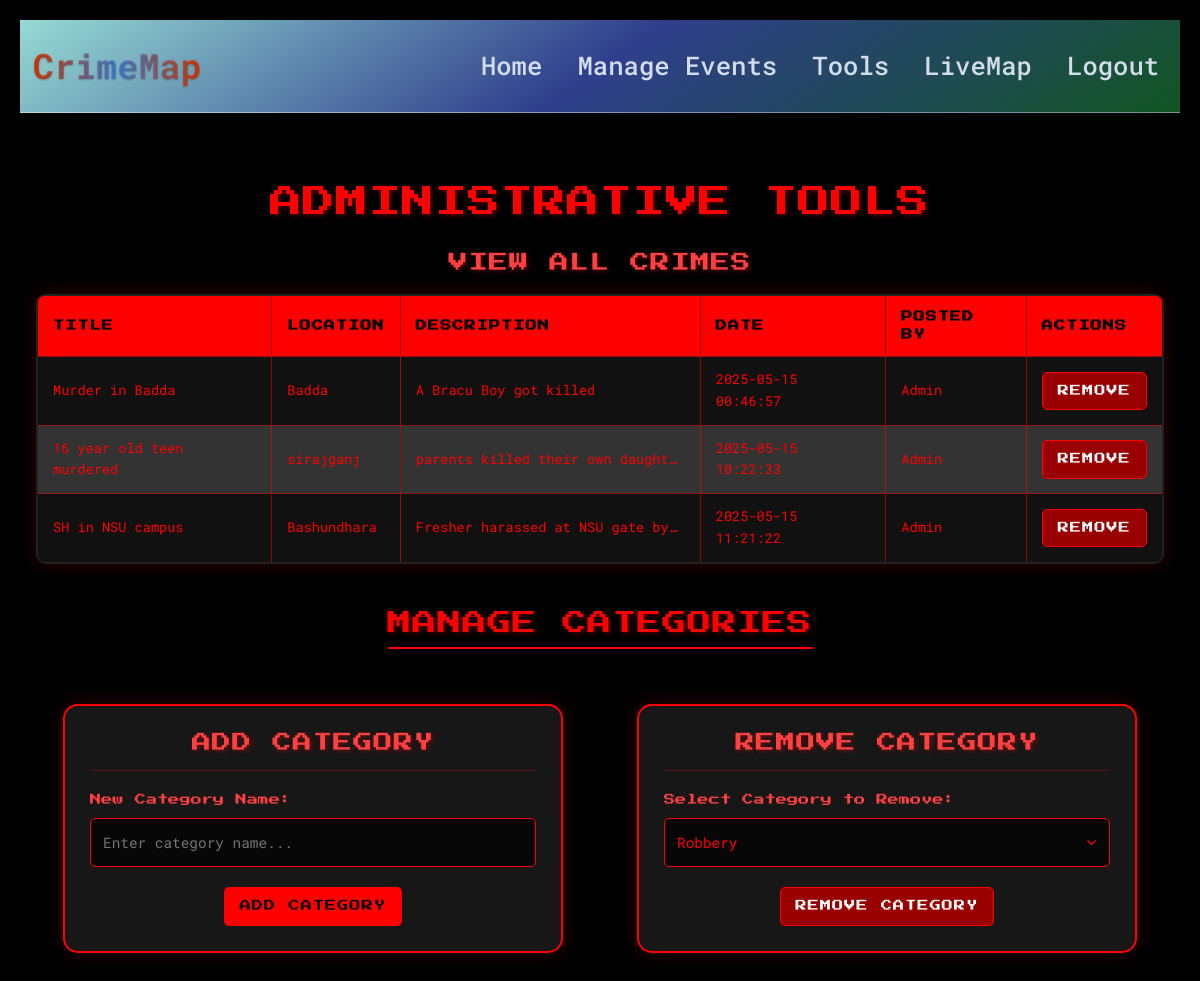
Screenshot of /admin-tools (signed in) with the database file from the repository.
### website/models.py (models this page shows)
class Crime(db.Model):
    __tablename__ = 'crime'
    __table_args__ = {'extend_existing': True}
    id = db.Column(db.Integer, primary_key=True)
    title = db.Column(db.String(100))
    location = db.Column(db.String(100))
    data = db.Column(db.String(10000))
    date = db.Column(db.DateTime(timezone=True), default=func.now())
    user_id = db.Column(db.Integer, db.ForeignKey('user.id'))

class User(db.Model, UserMixin):
    id = db.Column(db.Integer, primary_key=True)
    email = db.Column(db.String(150), unique=True)
    password = db.Column(db.String(150))
    first_name = db.Column(db.String(150))
    crimes = db.relationship('Crime', backref='user', lazy=True)

### website/views.py (the view, shortened to what this page needs)
@views.route('/admin-tools', methods=['GET', 'POST'])
@login_required
def admin_tools():
    if current_user.id != 1:
        flash('Access denied!', category='error')
        return redirect(url_for('views.home'))
    crimes = Crime.query.all()
    for crime in crimes:
        crime.user = User.query.get(crime.user_id)
    categories = Category.query.all()
    return render_template('admin_tools.html', user=current_user, crimes=crimes, categories=categories)

### website/__init__.py (called while the page is built)
def create_app():
    app = Flask(__name__)
    app.config['SECRET_KEY'] = 'hjshjhdjah kjshkjdhjs'
    app.config['SQLALCHEMY_DATABASE_URI'] = f'sqlite:///{DB_NAME}'
    db.init_app(app)
    from .views import views
    from .auth import auth
    from .feedbacks import feedbacks
    app.register_blueprint(views, url_prefix='/')
    app.register_blueprint(auth, url_prefix='/')
    app.register_blueprint(feedbacks, url_prefix='/')
    from .models import User
    with app.app_context():
        db.create_all()
    login_manager = LoginManager()
    login_manager.login_view = 'auth.login'
    login_manager.init_app(app)
    @login_manager.user_loader
    def load_user(id):
        return User.query.get(int(id))
    return app

### website/views.py (called while the page is built)
@views.context_processor
def inject_upcoming_events():
    upcoming_events = Event.query.filter(Event.date > datetime.now()).count()
    return {'upcoming_events': upcoming_events}

### website/templates/admin_tools.html (shortened to what this page needs)
{% extends "base.html" %}
{% block content %}
<!DOCTYPE html>
<html lang="en">
<head>
</head>
<body>
<h1>Administrative Tools</h1>
<h3>View All Crimes</h3>
<div class="table-container">
    <table>
        <thead>
            <tr>
                <th>Title</th>
                <th>Location</th>
                <th>Description</th>
                <th>Date</th>
                <th>Posted By</th>
                <th>Actions</th>
            </tr>
        </thead>
        <tbody>
            {% for crime in crimes %}
                <tr>
                    <td>{{ crime.title }}</td>
                    <td>{{ crime.location }}</td>
                    <td>{{ crime.data }}</td>
                    <td>{{ crime.date.strftime('%Y-%m-%d %H:%M:%S') }}</td>
                    <td>{{ crime.user.first_name }}</td>
                    <td>
                        <form method="POST" action="{{ url_for('views.delete_crime', crime_id=crime.id) }}">
                            <button type="submit" class="btn btn-danger">Remove</button>
                        </form>
                    </td>
                </tr>
            {% endfor %}
        </tbody>
    </table>
</div>
<h2>Manage Categories</h2>
<div class="admin-forms">
    <div class="admin-form">
        <h3>Add Category</h3>
        <form method="POST">
            <label for="category-name">New Category Name:</label>
            <input type="text" name="category-name" id="category-name" required placeholder="Enter category name..." />
            <button type="submit" name="add-category" class="btn btn-primary">Add Category</button>
        </form>
    </div>
    <div class="admin-form">
        <h3>Remove Category</h3>
        <form method="POST">
            <label for="category-id">Select Category to Remove:</label>
            <select name="category-id" id="category-id" required>
                {% for category in categories %}
                    <option value="{{ category.cat_id }}">{{ category.name }}</option>
                {% endfor %}
            </select>
            <button type="submit" name="remove-category" class="btn btn-danger">Remove Category</button>
        </form>
    </div>
</div>
</body>
</html>
{% endblock %}

### website/templates/base.html (shortened to what this page needs)
<!DOCTYPE html>
<html lang="en">
  <head>
    <link
      rel="stylesheet"
      href="https://cdn.jsdelivr.net/npm/bootstrap@4.4.1/dist/css/bootstrap.min.css"
    />
  </head>
  <body>
    <nav class="navbar navbar-expand-lg">
      <a class="navbar-brand" href="/" data-toggle="tooltip" title="CrimeMap Homepage">CrimeMap</a>
      <div class="collapse navbar-collapse" id="navbar">
        <ul class="navbar-nav ml-auto">
          {% if current_user.is_authenticated %}
            <li class="nav-item">
              <a class="nav-link" id="home" href="/" data-toggle="tooltip" title="Go to homepage">Home</a>
            </li>
            {% if user.id == 1 %}
            <li class="nav-item">
              <a class="nav-link" href="{{ url_for('views.manage_events') }}">Manage Events</a>
            </li>
            {% endif %}
            {% if user.id == 1 %}
            <li class="nav-item">
              <a class="nav-link" id="admin-tools" href="/admin-tools" data-toggle="tooltip" title="Access admin tools">Tools</a>
            </li>
            {% endif %}
            <li class="nav-item">
              <a class="nav-link" id="live-map" href="{{ url_for('views.live_map') }}" data-toggle="tooltip" title="View live crime map">LiveMap</a>
            </li>
            <li class="nav-item">
              <a class="nav-link" id="logout" href="/logout" data-toggle="tooltip" title="Sign out">Logout</a>
            </li>
          {% endif %}
        </ul>
      </div>
    </nav>
    <div class="container">{% block content %} {% endblock %}</div>
  </body>
</html>

### website/templates/base.html (style rules this page uses)
body { background-color: #e6f0fa; color: #2c3e50; font-family: -apple-system, BlinkMacSystemFont, "Segoe UI", Roboto, sans-serif; line-height: 1.6; }
.navbar { background: linear-gradient(145deg, rgba(158, 230, 223, 0.95), rgba(50, 66, 147, 0.95),rgba(18, 89, 37, 0.95)); box-shadow: 0 4px 15px rgba(0, 0, 0, 0.1); padding: .8rem; border-bottom: 1px solid rgba(209, 217, 230, 0.5); }
.navbar-brand { background: linear-gradient(90deg, #e5440e, #4a90e2,#e5440e); -webkit-background-clip: text; -webkit-text-fill-color: transparent; font-weight: 780; font-size: 2.2rem; text-shadow: 0 1px 2px rgba(0, 0, 0, 0.2); transition: opacity 0.3s ease; position: relative; }
.navbar-brand::after { content: ''; width: 0; height: 2px; background: #4a90e2; position: absolute; bottom: -2px; left: 0; transition: width 0.3s ease; }
.nav-link { color: #d3ddec !important; font-size: 1.6rem; font-weight: 500; padding: 0.5rem 1rem; margin-left: 1.2rem; position: relative; transition: color 0.3s ease; }
.nav-link::after { content: ''; width: 0; height: 2px; background: #4a90e2; position: absolute; bottom: 0; left: 50%; transform: translateX(-50%); transition: width 0.3s ease; }
.container { max-width: 1200px; padding: 2.5rem 1rem; }

### website/templates/admin_tools.html (style rules this page uses)
:root { --primary-red: #f00; --bright-red: #ff4040; --dark-red: #c00; --darker-red: #900; --black: #000; --dark-gray: #222; --light-gray: #333; --darker-gray: #111; }
body { background-color: var(--black); color: var(--primary-red); font-family: 'Roboto Mono', monospace; text-align: center; margin: 0; padding: 20px; max-width: 1200px; margin: 0 auto; }
h1, h2, h3 { font-family: 'Press Start 2P', cursive; letter-spacing: 1px; text-transform: uppercase; text-shadow: 2px 2px 4px rgba(255, 0, 0, 0.3); }
h1 { color: var(--primary-red); font-size: 2rem; margin: 30px 0; animation: neon 1.5s ease-in-out infinite alternate; }
h2 { font-size: 1.5rem; margin: 25px 0; padding-bottom: 10px; border-bottom: 2px solid var(--primary-red); display: inline-block; }
h3 { font-size: 1.2rem; margin: 20px 0; color: var(--bright-red); }
.table-container { overflow-x: auto; margin: 20px 0; border-radius: 10px; box-shadow: 0 0 20px rgba(255, 0, 0, 0.2); }
table { width: 100%; border-collapse: collapse; background-color: var(--dark-gray); color: var(--primary-red); font-size: 0.85rem; margin: 0 auto; border: 2px solid var(--primary-red); border-radius: 8px; overflow: hidden; }
th, td { padding: 12px 15px; border: 1px solid rgba(255, 0, 0, 0.5); text-align: left; }
th { background-color: var(--primary-red); color: var(--black); font-family: 'Press Start 2P', cursive; font-size: 0.7rem; letter-spacing: 1px; text-transform: uppercase; position: sticky; top: 0; }
tr:nth-child(even) { background-color: var(--light-gray); }
tr:nth-child(odd) { background-color: var(--darker-gray); }
td { transition: all 0.3s ease; }
td:nth-child(3) { max-width: 300px; overflow: hidden; text-overflow: ellipsis; white-space: nowrap; }
.btn { padding: 10px 15px; border: none; border-radius: 5px; font-family: 'Press Start 2P', cursive; font-size: 0.7rem; cursor: pointer; transition: all 0.3s ease; text-transform: uppercase; letter-spacing: 1px; }
.btn-primary { background-color: var(--primary-red); color: var(--black); border: 1px solid transparent; }
.btn-danger { background-color: var(--darker-red); color: #fff; border: 1px solid var(--primary-red); }
.admin-forms { display: flex; flex-wrap: wrap; justify-content: space-around; gap: 20px; margin-top: 30px; }
.admin-form { flex: 1; min-width: 300px; max-width: 500px; padding: 25px; background-color: rgba(34, 34, 34, 0.7); border: 2px solid var(--primary-red); border-radius: 15px; box-shadow: 0 0 20px rgba(255, 0, 0, 0.2); transition: all 0.3s ease; margin-bottom: 20px; }
.admin-form h3 { margin-top: 0; padding-bottom: 15px; border-bottom: 1px solid rgba(255, 0, 0, 0.3); }
label { display: block; color: var(--bright-red); font-size: 0.9rem; margin-bottom: 10px; text-align: left; font-family: 'Press Start 2P', cursive; font-size: 0.7rem; }
input, select { width: 100%; padding: 12px; margin-bottom: 20px; border: 1px solid var(--primary-red); border-radius: 5px; background-color: rgba(0, 0, 0, 0.7); color: var(--primary-red); font-family: 'Roboto Mono', monospace; font-size: 0.9rem; transition: all 0.3s ease; }
select { appearance: none; background-repeat: no-repeat; background-position: right 10px center; background-size: 15px; padding-right: 30px; }
option { background-color: var(--black); color: var(--primary-red); }

### rows the page displays
Crime: title "Murder in Badda", location "Badda", data "A Bracu Boy got killed", date "2025-05-15 00:46:57", user.first_name "Admin"
Crime: title "16 year old teen murdered", location "sirajganj", data "parents killed their own daughte…", date "2025-05-15 10:22:33", user.first_name "Admin"
Crime: title "SH in NSU campus", location "Bashundhara", data "Fresher harassed at NSU gate by…", date "2025-05-15 11:21:22", user.first_name "Admin"

### other values shown
form field category-id "Robbery"
